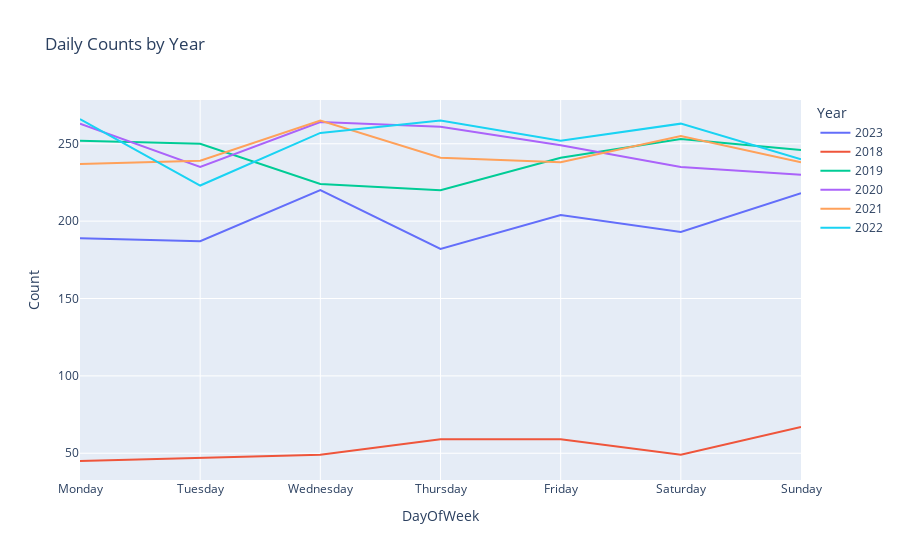

Write notebook code for a chart like this one.
### Code cell
count_data = df.groupby(['DayOfWeek', 'Year']).size().reset_index(name='Count')
days = ['Monday','Tuesday','Wednesday','Thursday','Friday','Saturday','Sunday']
count_data['DayOfWeek'] = pd.Categorical(count_data['DayOfWeek'], categories=days, ordered=True)
count_data.sort_values(by='DayOfWeek',inplace=True)
fig=px.line(count_data, x='DayOfWeek', y='Count', color='Year', title='Daily Counts by Year')
fig.show()
fig.write_html("Daily_Counts_by_Year.html")

### Figure 1 — Plotly figure (JSON) as saved in the notebook; plotly's stock layout.template omitted (floating-point values rounded to 4 significant figures)
{"data": [{"hovertemplate": "Year=2023<br>DayOfWeek=%{x}<br>Count=%{y}<extra></extra>", "legendgroup": "2023", "line": {"color": "#636efa", "dash": "solid"}, "marker": {"symbol": "circle"}, "mode": "lines", "name": "2023", "orientation": "v", "showlegend": true, "type": "scatter", "x": ["Monday", "Tuesday", "Wednesday", "Thursday", "Friday", "Saturday", "Sunday"], "xaxis": "x", "y": [189, 187, 220, 182, 204, 193, 218], "yaxis": "y"}, {"hovertemplate": "Year=2018<br>DayOfWeek=%{x}<br>Count=%{y}<extra></extra>", "legendgroup": "2018", "line": {"color": "#EF553B", "dash": "solid"}, "marker": {"symbol": "circle"}, "mode": "lines", "name": "2018", "orientation": "v", "showlegend": true, "type": "scatter", "x": ["Monday", "Tuesday", "Wednesday", "Thursday", "Friday", "Saturday", "Sunday"], "xaxis": "x", "y": [45, 47, 49, 59, 59, 49, 67], "yaxis": "y"}, {"hovertemplate": "Year=2019<br>DayOfWeek=%{x}<br>Count=%{y}<extra></extra>", "legendgroup": "2019", "line": {"color": "#00cc96", "dash": "solid"}, "marker": {"symbol": "circle"}, "mode": "lines", "name": "2019", "orientation": "v", "showlegend": true, "type": "scatter", "x": ["Monday", "Tuesday", "Wednesday", "Thursday", "Friday", "Saturday", "Sunday"], "xaxis": "x", "y": [252, 250, 224, 220, 241, 253, 246], "yaxis": "y"}, {"hovertemplate": "Year=2020<br>DayOfWeek=%{x}<br>Count=%{y}<extra></extra>", "legendgroup": "2020", "line": {"color": "#ab63fa", "dash": "solid"}, "marker": {"symbol": "circle"}, "mode": "lines", "name": "2020", "orientation": "v", "showlegend": true, "type": "scatter", "x": ["Monday", "Tuesday", "Wednesday", "Thursday", "Friday", "Saturday", "Sunday"], "xaxis": "x", "y": [263, 235, 264, 261, 249, 235, 230], "yaxis": "y"}, {"hovertemplate": "Year=2021<br>DayOfWeek=%{x}<br>Count=%{y}<extra></extra>", "legendgroup": "2021", "line": {"color": "#FFA15A", "dash": "solid"}, "marker": {"symbol": "circle"}, "mode": "lines", "name": "2021", "orientation": "v", "showlegend": true, "type": "scatter", "x": ["Monday", "Tuesday", "Wednesday", "Thursday", "Friday", "Saturday", "Sunday"], "xaxis": "x", "y": [237, 239, 265, 241, 238, 255, 238], "yaxis": "y"}, {"hovertemplate": "Year=2022<br>DayOfWeek=%{x}<br>Count=%{y}<extra></extra>", "legendgroup": "2022", "line": {"color": "#19d3f3", "dash": "solid"}, "marker": {"symbol": "circle"}, "mode": "lines", "name": "2022", "orientation": "v", "showlegend": true, "type": "scatter", "x": ["Monday", "Tuesday", "Wednesday", "Thursday", "Friday", "Saturday", "Sunday"], "xaxis": "x", "y": [266, 223, 257, 265, 252, 263, 240], "yaxis": "y"}], "layout": {"autosize": true, "legend": {"title": {"text": "Year"}, "tracegroupgap": 0}, "title": {"text": "Daily Counts by Year"}, "xaxis": {"anchor": "y", "autorange": true, "domain": [0, 1], "range": [0, 6], "title": {"text": "DayOfWeek"}, "type": "category"}, "yaxis": {"anchor": "x", "autorange": true, "domain": [0, 1], "range": [32.72, 278.3], "title": {"text": "Count"}, "type": "linear"}}}
